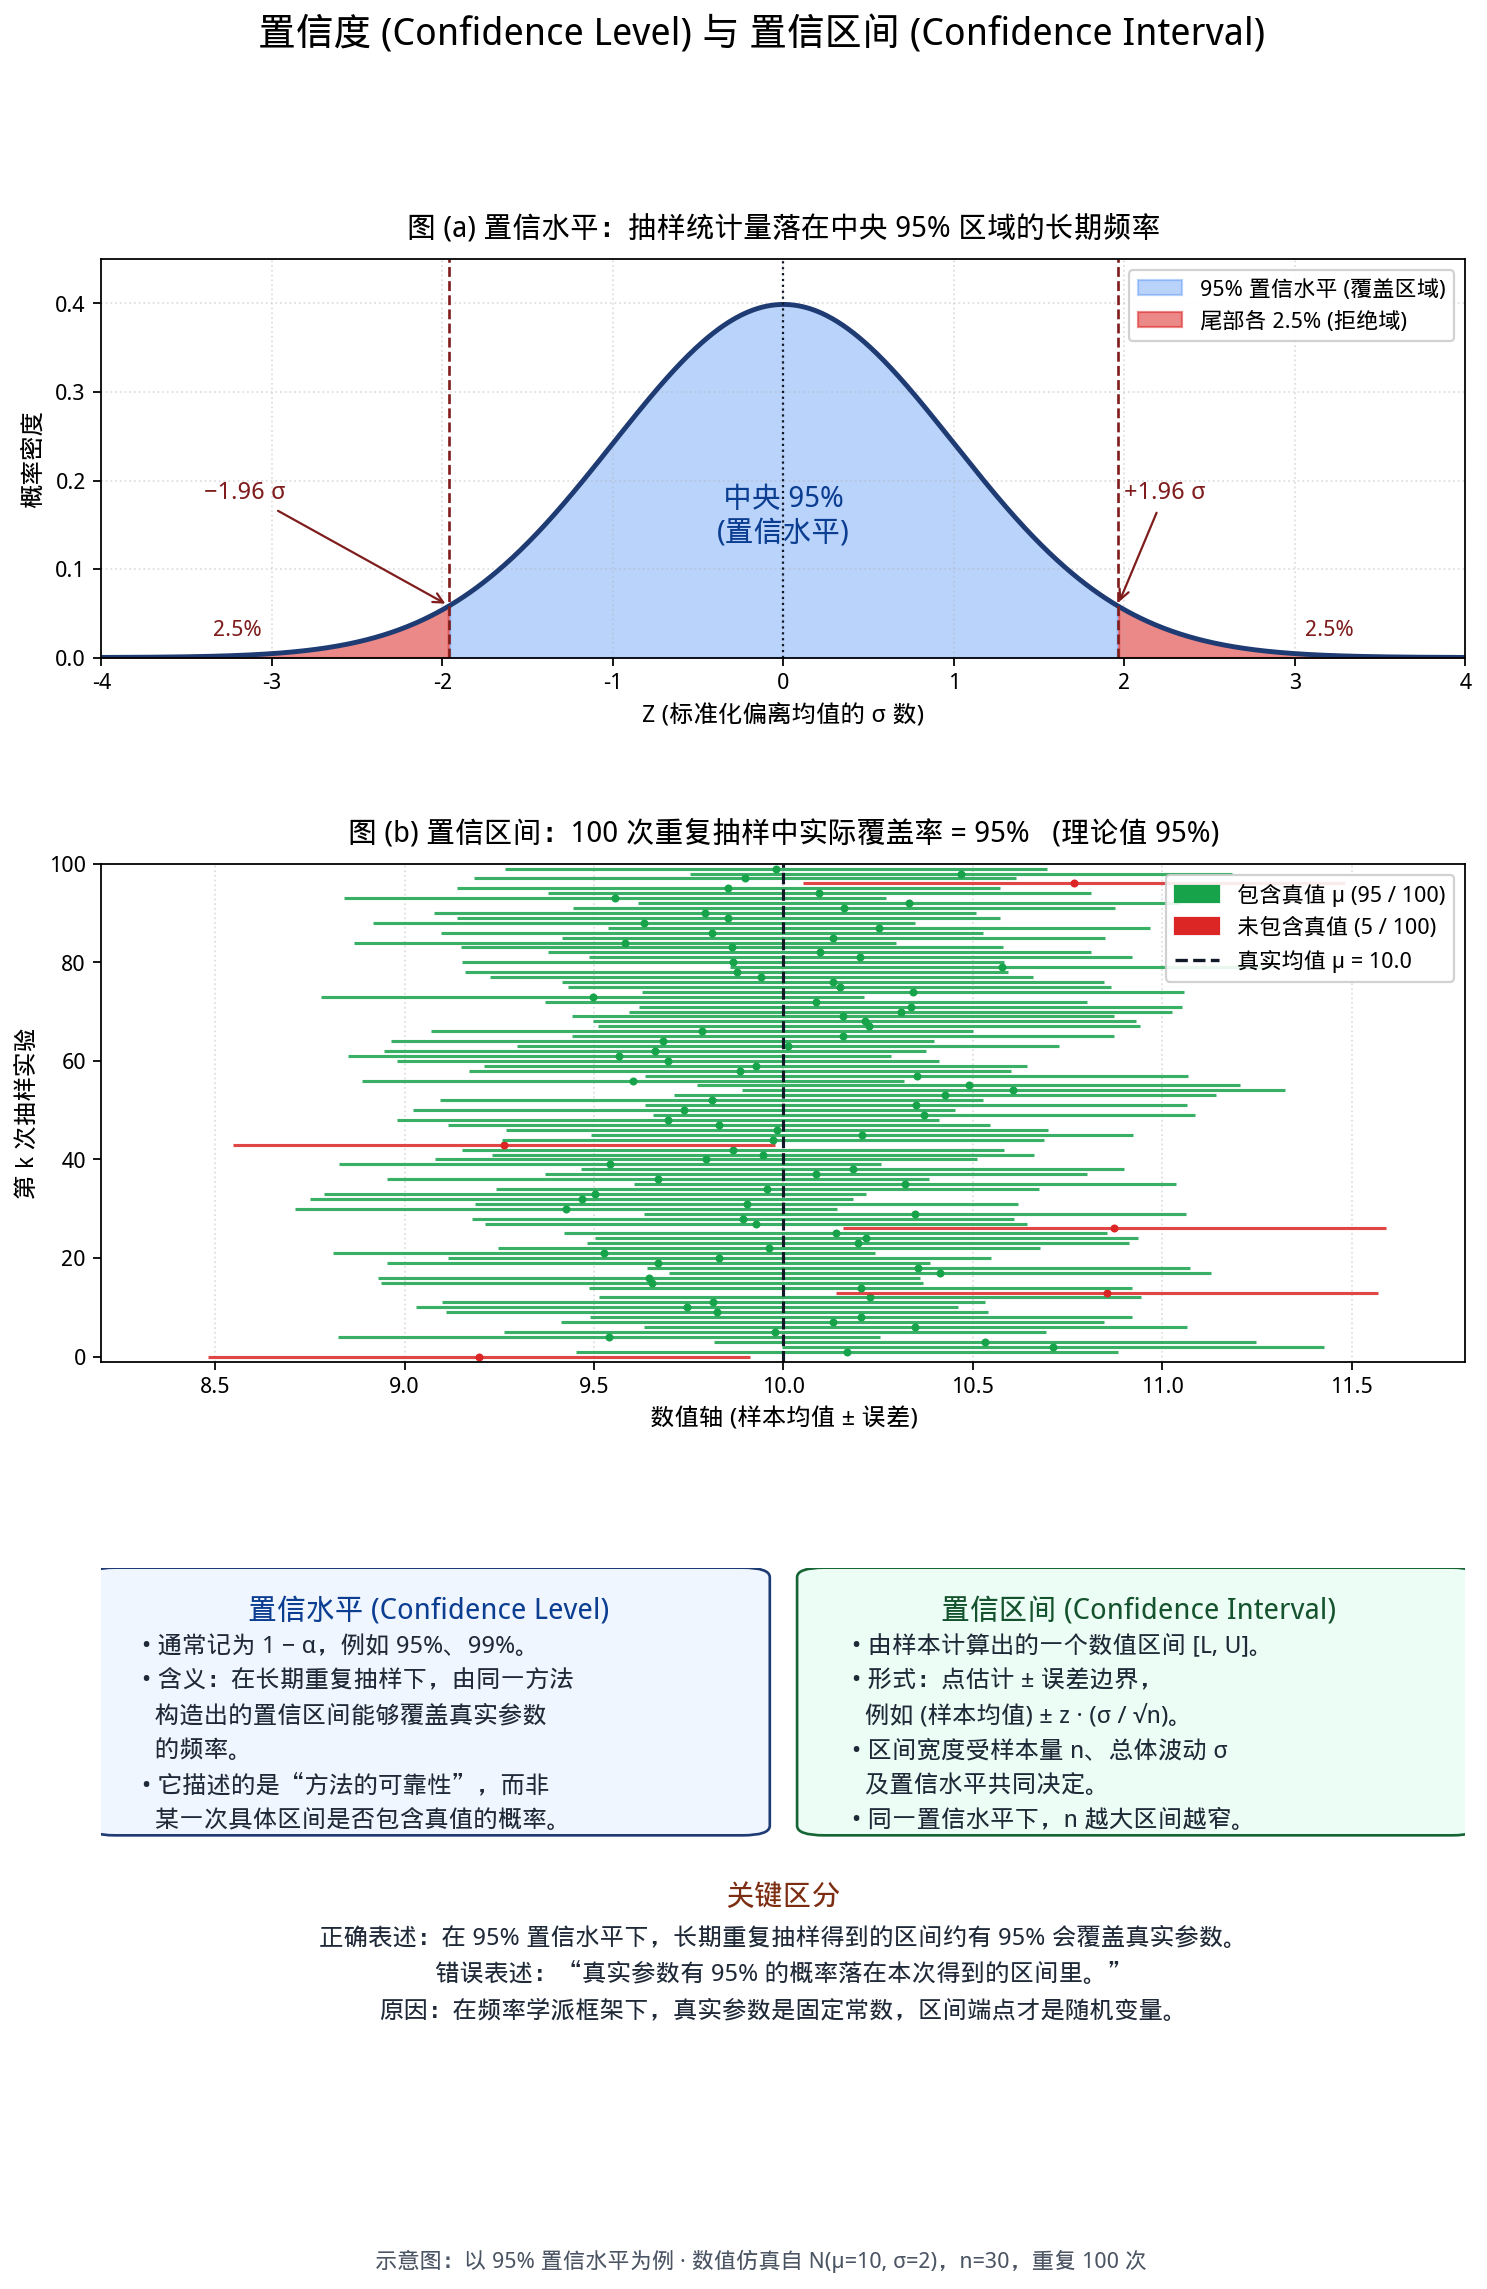

Write the Python code that produced this figure.
"""Generate an illustrative figure that explains the concepts of
confidence level and confidence interval.

Output: confidence_interval_illustration.png in the same directory.
"""

from __future__ import annotations

import os

import matplotlib
matplotlib.use("Agg")

import matplotlib.pyplot as plt
import matplotlib.patches as mpatches
from matplotlib import font_manager as fm
import numpy as np
from scipy import stats


def _register_chinese_font() -> str:
    """Register a CJK-capable TTF/TTC font and return its family name."""
    candidate_paths = [
        "/usr/share/fonts/truetype/wqy/wqy-microhei.ttc",
        "/usr/share/fonts/truetype/droid/DroidSansFallbackFull.ttf",
    ]
    for path in candidate_paths:
        if os.path.exists(path):
            fm.fontManager.addfont(path)
            family = fm.FontProperties(fname=path).get_name()
            plt.rcParams["font.family"] = family
            plt.rcParams["axes.unicode_minus"] = False
            return family
    plt.rcParams["axes.unicode_minus"] = False
    return plt.rcParams["font.family"]


def _draw_normal_panel(ax: plt.Axes) -> None:
    """Top panel: standard normal PDF with the central 95% region shaded."""
    z_crit = stats.norm.ppf(0.975)
    x = np.linspace(-4.0, 4.0, 1000)
    y = stats.norm.pdf(x)

    ax.plot(x, y, color="#1f3b73", linewidth=2.2)

    mask_center = (x >= -z_crit) & (x <= z_crit)
    ax.fill_between(
        x[mask_center],
        y[mask_center],
        color="#3b82f6",
        alpha=0.35,
        label="95% 置信水平 (覆盖区域)",
    )

    mask_left = x <= -z_crit
    mask_right = x >= z_crit
    ax.fill_between(x[mask_left], y[mask_left], color="#dc2626", alpha=0.55)
    ax.fill_between(
        x[mask_right],
        y[mask_right],
        color="#dc2626",
        alpha=0.55,
        label="尾部各 2.5% (拒绝域)",
    )

    ax.axvline(-z_crit, color="#7f1d1d", linestyle="--", linewidth=1.2)
    ax.axvline(z_crit, color="#7f1d1d", linestyle="--", linewidth=1.2)
    ax.axvline(0.0, color="#111827", linestyle=":", linewidth=1.0)

    ax.annotate(
        f"−1.96 σ",
        xy=(-z_crit, stats.norm.pdf(-z_crit)),
        xytext=(-3.4, 0.18),
        fontsize=11,
        color="#7f1d1d",
        arrowprops=dict(arrowstyle="->", color="#7f1d1d", lw=1.0),
    )
    ax.annotate(
        f"+1.96 σ",
        xy=(z_crit, stats.norm.pdf(z_crit)),
        xytext=(2.0, 0.18),
        fontsize=11,
        color="#7f1d1d",
        arrowprops=dict(arrowstyle="->", color="#7f1d1d", lw=1.0),
    )

    ax.text(
        0.0,
        0.16,
        "中央 95%\n(置信水平)",
        ha="center",
        va="center",
        fontsize=13,
        color="#0b3d91",
        fontweight="bold",
    )
    ax.text(
        -3.2,
        0.025,
        "2.5%",
        ha="center",
        fontsize=10,
        color="#7f1d1d",
    )
    ax.text(
        3.2,
        0.025,
        "2.5%",
        ha="center",
        fontsize=10,
        color="#7f1d1d",
    )

    ax.set_xlim(-4.0, 4.0)
    ax.set_ylim(0.0, 0.45)
    ax.set_xlabel("Z (标准化偏离均值的 σ 数)", fontsize=11)
    ax.set_ylabel("概率密度", fontsize=11)
    ax.set_title(
        "图 (a) 置信水平：抽样统计量落在中央 95% 区域的长期频率",
        fontsize=13,
        fontweight="bold",
        pad=10,
    )
    ax.legend(loc="upper right", fontsize=10, framealpha=0.9)
    ax.grid(True, linestyle=":", alpha=0.4)


def _draw_coverage_panel(ax: plt.Axes) -> None:
    """Middle panel: simulate many CIs and show how often they cover μ."""
    rng = np.random.default_rng(seed=20260427)
    true_mu = 10.0
    true_sigma = 2.0
    n_per_sample = 30
    n_trials = 100
    z_crit = stats.norm.ppf(0.975)
    half_width = z_crit * true_sigma / np.sqrt(n_per_sample)

    samples = rng.normal(true_mu, true_sigma, size=(n_trials, n_per_sample))
    sample_means = samples.mean(axis=1)
    lowers = sample_means - half_width
    uppers = sample_means + half_width
    contains = (lowers <= true_mu) & (uppers >= true_mu)

    y_positions = np.arange(n_trials)
    for y, lo, hi, ok in zip(y_positions, lowers, uppers, contains):
        color = "#16a34a" if ok else "#dc2626"
        ax.hlines(y, lo, hi, color=color, linewidth=1.4, alpha=0.85)
        ax.plot(
            (lo + hi) / 2.0,
            y,
            marker="o",
            color=color,
            markersize=2.6,
        )

    ax.axvline(
        true_mu,
        color="#111827",
        linestyle="--",
        linewidth=1.4,
        label=f"真实均值 μ = {true_mu}",
    )

    coverage = contains.mean() * 100.0
    n_missed = int((~contains).sum())

    green_patch = mpatches.Patch(
        color="#16a34a", label=f"包含真值 μ ({n_trials - n_missed} / {n_trials})"
    )
    red_patch = mpatches.Patch(
        color="#dc2626", label=f"未包含真值 ({n_missed} / {n_trials})"
    )
    mu_line = plt.Line2D(
        [0], [0], color="#111827", linestyle="--", label=f"真实均值 μ = {true_mu}"
    )
    ax.legend(
        handles=[green_patch, red_patch, mu_line],
        loc="upper right",
        fontsize=10,
        framealpha=0.9,
    )

    ax.set_xlim(true_mu - 1.8, true_mu + 1.8)
    ax.set_ylim(-1, n_trials)
    ax.set_xlabel("数值轴 (样本均值 ± 误差)", fontsize=11)
    ax.set_ylabel("第 k 次抽样实验", fontsize=11)
    ax.set_title(
        f"图 (b) 置信区间：100 次重复抽样中实际覆盖率 = {coverage:.0f}%"
        f"   (理论值 95%)",
        fontsize=13,
        fontweight="bold",
        pad=10,
    )
    ax.grid(True, axis="x", linestyle=":", alpha=0.4)


def _draw_explanation_panel(ax: plt.Axes) -> None:
    """Bottom panel: textual explanation of the two concepts."""
    ax.axis("off")

    ax.add_patch(
        mpatches.FancyBboxPatch(
            (0.01, 0.46),
            0.46,
            0.52,
            boxstyle="round,pad=0.02",
            linewidth=1.2,
            edgecolor="#1f3b73",
            facecolor="#eff6ff",
            transform=ax.transAxes,
        )
    )
    ax.text(
        0.24,
        0.94,
        "置信水平 (Confidence Level)",
        transform=ax.transAxes,
        ha="center",
        va="top",
        fontsize=13,
        fontweight="bold",
        color="#0b3d91",
    )
    ax.text(
        0.03,
        0.86,
        (
            "• 通常记为 1 − α，例如 95%、99%。\n"
            "• 含义：在长期重复抽样下，由同一方法\n"
            "  构造出的置信区间能够覆盖真实参数\n"
            "  的频率。\n"
            "• 它描述的是“方法的可靠性”，而非\n"
            "  某一次具体区间是否包含真值的概率。"
        ),
        transform=ax.transAxes,
        ha="left",
        va="top",
        fontsize=11,
        color="#1f2937",
        linespacing=1.6,
    )

    ax.add_patch(
        mpatches.FancyBboxPatch(
            (0.53, 0.46),
            0.46,
            0.52,
            boxstyle="round,pad=0.02",
            linewidth=1.2,
            edgecolor="#166534",
            facecolor="#ecfdf5",
            transform=ax.transAxes,
        )
    )
    ax.text(
        0.76,
        0.94,
        "置信区间 (Confidence Interval)",
        transform=ax.transAxes,
        ha="center",
        va="top",
        fontsize=13,
        fontweight="bold",
        color="#14532d",
    )
    ax.text(
        0.55,
        0.86,
        (
            "• 由样本计算出的一个数值区间 [L, U]。\n"
            "• 形式：点估计 ± 误差边界，\n"
            "  例如 (样本均值) ± z · (σ / √n)。\n"
            "• 区间宽度受样本量 n、总体波动 σ\n"
            "  及置信水平共同决定。\n"
            "• 同一置信水平下，n 越大区间越窄。"
        ),
        transform=ax.transAxes,
        ha="left",
        va="top",
        fontsize=11,
        color="#1f2937",
        linespacing=1.6,
    )

    ax.text(
        0.5,
        0.34,
        "关键区分",
        transform=ax.transAxes,
        ha="center",
        va="top",
        fontsize=13,
        fontweight="bold",
        color="#7c2d12",
    )
    ax.text(
        0.5,
        0.25,
        (
            "正确表述：在 95% 置信水平下，长期重复抽样得到的区间约有 95% 会覆盖真实参数。\n"
            "错误表述：“真实参数有 95% 的概率落在本次得到的区间里。”\n"
            "原因：在频率学派框架下，真实参数是固定常数，区间端点才是随机变量。"
        ),
        transform=ax.transAxes,
        ha="center",
        va="top",
        fontsize=11,
        color="#1f2937",
        linespacing=1.7,
    )


def main() -> None:
    _register_chinese_font()

    fig = plt.figure(figsize=(11.0, 14.5))
    gs = fig.add_gridspec(
        nrows=3,
        ncols=1,
        height_ratios=[1.0, 1.25, 1.20],
        hspace=0.45,
    )
    ax_top = fig.add_subplot(gs[0, 0])
    ax_mid = fig.add_subplot(gs[1, 0])
    ax_bot = fig.add_subplot(gs[2, 0])

    fig.suptitle(
        "置信度 (Confidence Level) 与 置信区间 (Confidence Interval)",
        fontsize=17,
        fontweight="bold",
        y=0.985,
    )

    _draw_normal_panel(ax_top)
    _draw_coverage_panel(ax_mid)
    _draw_explanation_panel(ax_bot)

    fig.text(
        0.5,
        0.012,
        "示意图：以 95% 置信水平为例 · 数值仿真自 N(μ=10, σ=2)，n=30，重复 100 次",
        ha="center",
        va="bottom",
        fontsize=10,
        color="#4b5563",
        style="italic",
    )

    out_path = os.path.join(
        os.path.dirname(os.path.abspath(__file__)),
        "confidence_interval_illustration.png",
    )
    fig.savefig(out_path, dpi=160, bbox_inches="tight", facecolor="white")
    plt.close(fig)
    print(f"Saved: {out_path}")


if __name__ == "__main__":
    main()
